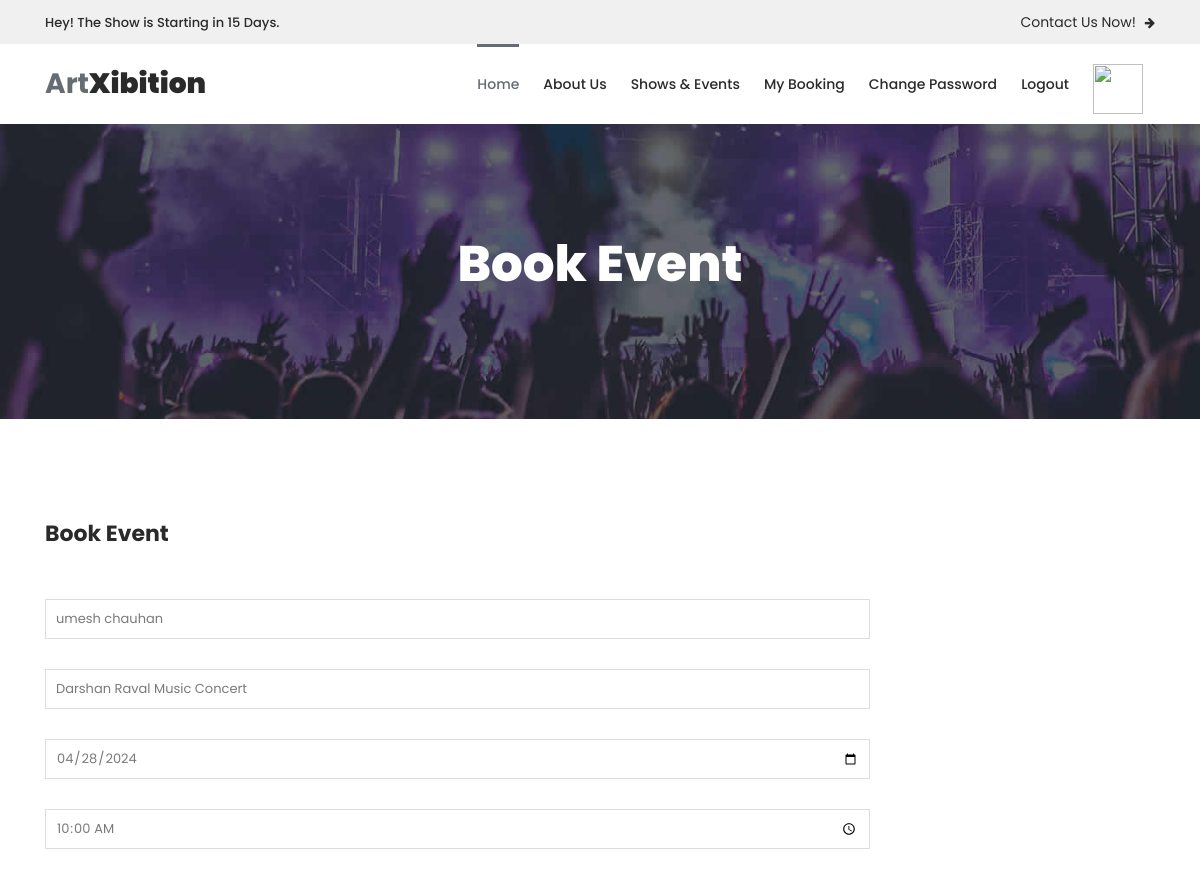
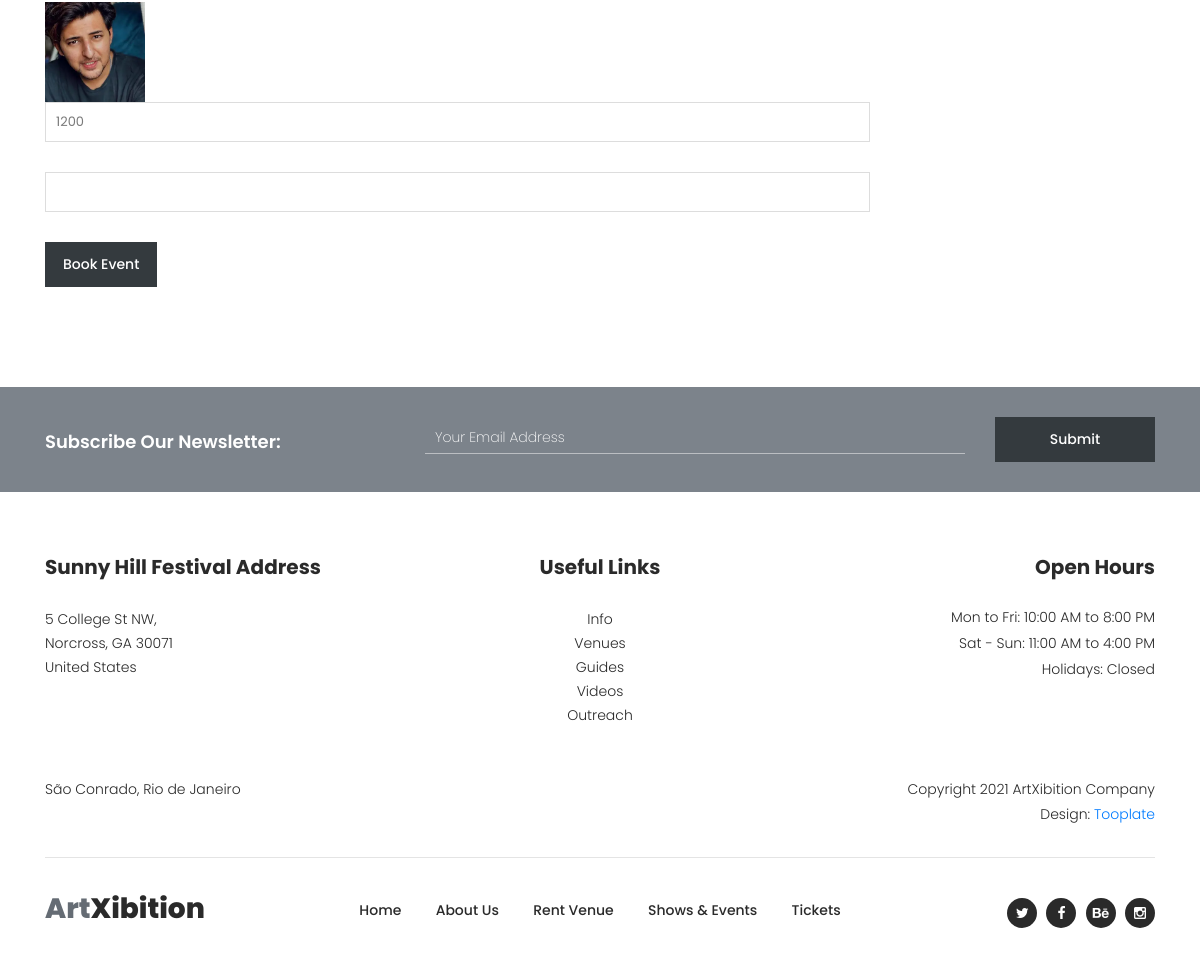
The app's page /book-event/3/ (signed in) with its own data (2 pictures, top to bottom).
### myapp/models.py (models this page shows, shortened)
class User(models.Model):
	fname=models.CharField(max_length=100)
	lname=models.CharField(max_length=100)
	email=models.EmailField()
	mobile=models.PositiveIntegerField()
	address=models.TextField()
	password=models.CharField(max_length=100)
	usertype=models.CharField(max_length=100,default="user")
	profile_picture=models.ImageField(upload_to="profile_picture/",default="")
	usertype=models.CharField(max_length=100,default="user")

class Event(models.Model):
	manager=models.ForeignKey(User,on_delete=models.CASCADE)
	event_name=models.CharField(max_length=100)
	event_date=models.CharField(max_length=100)
	event_time=models.CharField(max_length=100)
	event_venue=models.TextField()
	event_picture=models.ImageField(upload_to="event_picture/")
	event_price=models.PositiveIntegerField()

### myapp/views.py (the view)
# urls.py: path('book-event/<int:pk>/',views.book_event,name='book-event'),
def book_event(request,pk):
	event=Event.objects.get(pk=pk)
	user=User.objects.get(email=request.session['email'])
	if request.method=="POST":
		BookEvent.objects.create(
				user=user,
				event=event,
				event_price=event.event_price,
				ticket_qty=int(request.POST['ticket_qty']),
				total_price=event.event_price*int(request.POST['ticket_qty']),
			)
		msg="Event Booked Successfully"
		events=BookEvent.objects.filter(user=user)
		return render(request,'myevents.html',{'events':events,'msg':msg})
	else:
		return render(request,'book_event.html',{'event':event,'user':user})

### myapp/templates/book_event.html (shortened to what this page needs)
{% extends 'header.html' %}
{% load static%}
{% block content %}
<!DOCTYPE html>
<html lang="en">
  <head>
   </head>
     <body>
    <div class="page-heading-rent-venue">
        <div class="container">
            <div class="row">
                <div class="col-lg-12">
                    <h2>Book Event</h2>
                </div>
            </div>
        </div>
    </div>
    <div class="rent-venue-application">
        <div class="container">
            <div class="row">
                <div class="col-lg-9">
                    <div class="heading-text">
                        <h4>Book Event</h4>
                    </div>
                     <div class="contact-form">
                        <form id="contact" action="{% url  'book-event'  pk=event.pk  %}" method="post" enctype="multipart/form-data">
                            <div class="row">
                                 <div class="col-lg-12">
                              <fieldset>
                                <input name="event_name" type="text" id="name" value="{{user.fname}} {{user.lname}}">
                              </fieldset>
                            </div>
                             <div class="col-lg-12">
                              <fieldset>
                                <input name="event_name" type="text" id="name" value="{{event.event_name}}">
                              </fieldset>
                            </div>
                            <div class="col-lg-12">
                              <fieldset>
                                <input name="event_date" type="date" id="name" value="{{event.event_date}}">
                              </fieldset>
                            </div>
                            <div class="col-lg-12">
                              <fieldset>
                                <input name="event_time" type="time" id="email"  value="{{event.event_time}}">
                              </fieldset>
                            </div>
                            <div class="col-md-6 col-sm-12">
                              <fieldset>
                                <img src="{{event.event_picture.url}}" style="width: 100px;height: 100px;">
                              </fieldset>
                            </div>
                            <div class="col-lg-12">
                              <fieldset>
                                <input name="event_price" type="text" id="email"  value="{{event.event_price}}">
                              </fieldset>
                            </div>
                            <div class="col-lg-12">
                              <fieldset>
                                <input name="ticket_qty" type="number" id="email"  min="1" max="10">
                              </fieldset>
                            </div>
                            <div class="col-lg-12">
                              <fieldset>
                                <button type="submit" id="form-submit" class="main-dark-button">Book Event</button>
                              </fieldset>
                            </div>
                          </div>
                        </form>
                    </div>
                </div>
            </div>
        </div>
    </div>
    <div class="subscribe">
        <div class="container">
            <div class="row">
                <div class="col-lg-4">
                    <h4>Subscribe Our Newsletter:</h4>
                </div>
                <div class="col-lg-8">
                    <form id="subscribe" action="" method="get">
                        <div class="row">
                          <div class="col-lg-9">
                            <fieldset>
                              <input name="email" type="text" id="email" pattern="[^ @]*@[^ @]*" placeholder="Your Email Address" required="">
                            </fieldset>
                          </div>
                          <div class="col-lg-3">
                            <fieldset>
                              <button type="submit" id="form-submit" class="main-dark-button">Submit</button>
                            </fieldset>
                          </div>
                        </div>
                    </form>
                </div>
            </div>
        </div>
    </div>
 </body>
</html>
{% endblock %}

### myapp/static/assets/css/tooplate-artxibition.css (style rules this page uses)
html, body, div, span, applet, object, iframe, h1, h2, h3, h4, h5, h6, p, blockquote, div pre, a, abbr, acronym, address, big, cite, code, del, dfn, em, font, img, ins, kbd, q, s, samp, small, strike, strong, sub, sup, tt, var, b, u, i, center, dl, dt, dd, ol, ul, li, figure, header, nav, section, article, aside, footer, figcaption { margin: 0; padding: 0; border: 0; outline: 0; }
* { box-sizing: border-box; }
html, body { font-family: 'Poppins', sans-serif; font-weight: 400; background-color: #fff; font-size: 16px; -ms-text-size-adjust: 100%; -webkit-font-smoothing: antialiased; -moz-osx-font-smoothing: grayscale; }
h1, h2, h3, h4, h5, h6 { margin-top: 0px; margin-bottom: 0px; }
h4 { line-height: 30px; }
html, body { background: #fff; font-family: 'Poppins', sans-serif; }
.subscribe { background-color: #7c838b; padding: 30px 0px; }
.subscribe h4 { font-size: 18px; color: #fff; font-weight: 600; margin-top: 10px; }
.subscribe form input { padding: 5px 10px; width: 100%; background-color: transparent; border-top: none; border-left: none; border-right: none; border-bottom: 1px solid rgba(250,250,250,0.5); outline: none; font-size: 14px; color: #fff; font-weight: 200; margin-top: 5px; }
.subscribe form .main-dark-button { display: inline-block; font-size: 14px; padding: 12px 18px; background-color: #343a3e; color: #fff; text-align: center; font-weight: 500; text-transform: capitalize; transition: all .3s; border: none; outline: none; width: 100%; }
.page-heading-rent-venue { background-image: url(../images/rent_venue_bg.jpg); background-size: cover; background-repeat: no-repeat; padding: 110px 0px; text-align: center; }
.page-heading-rent-venue h2 { font-size: 50px; color: #fff; font-weight: 800; margin-bottom: 15px; }
.rent-venue-application { margin: 100px 0px; }
.rent-venue-application .heading-text h4 { font-size: 22px; font-weight: 700; color: #2a2a2a; margin-bottom: 50px; }
.rent-venue-application .contact-form input, .rent-venue-application .contact-form textarea, select { color: #7a7a7a; font-size: 13px; border: 1px solid #ddd; background-color: #fff; width: 100%; height: 40px; outline: none; line-height: 40px; padding: 0px 10px; -webkit-appearance: none; -moz-appearance: none; appearance: none; margin-bottom: 30px; }
.rent-venue-application .contact-form ::placeholder { color: #7a7a7a; }
.rent-venue-application form .main-dark-button { display: inline-block; font-size: 14px; padding: 12px 18px; background-color: #343a3e; color: #fff; text-align: center; font-weight: 500; text-transform: capitalize; transition: all .3s; border: none; outline: none; }

### records on screen
User: event_name "umesh chauhan"
Event: event_name "Darshan Raval Music Concert", event_date "04/28/2024", event_time "10:00", event_picture (picture), event_price "1200"
